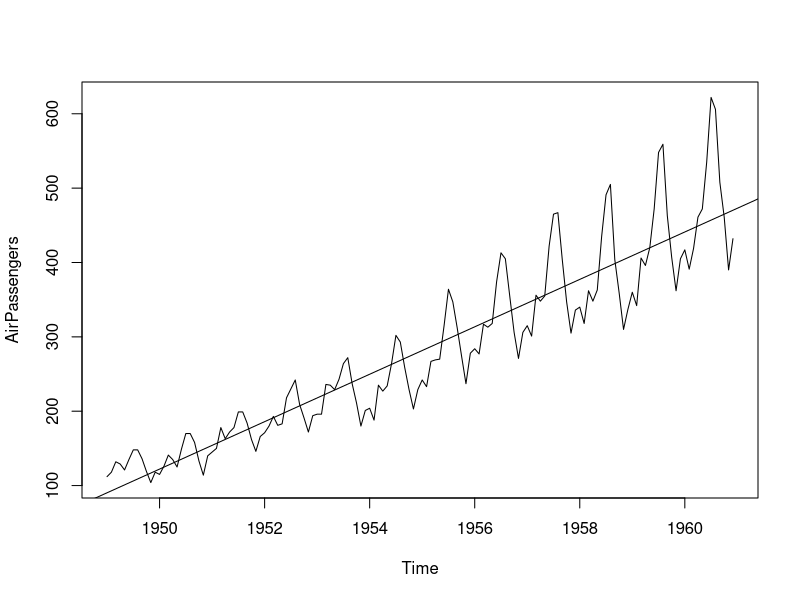
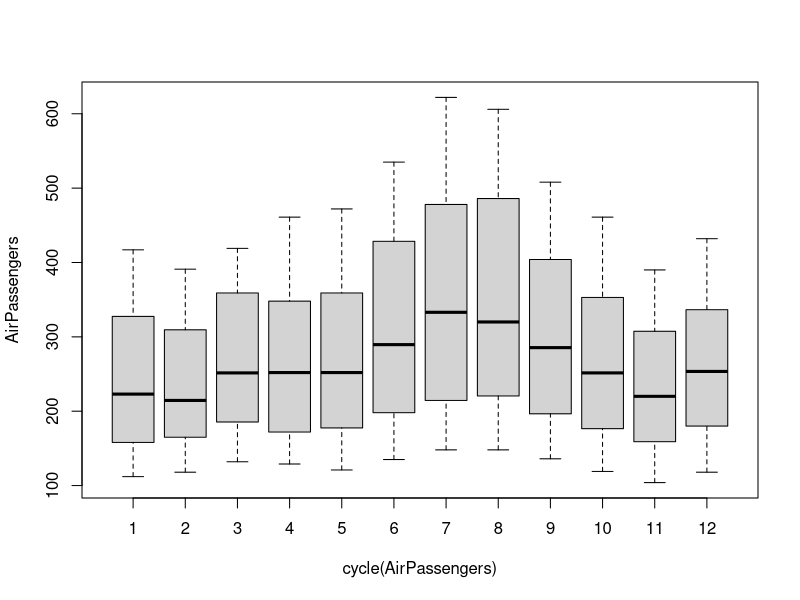
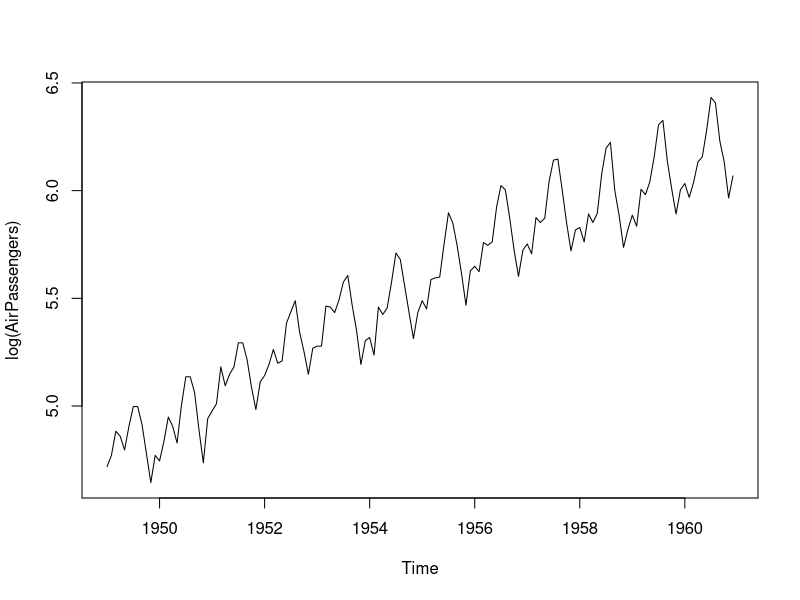
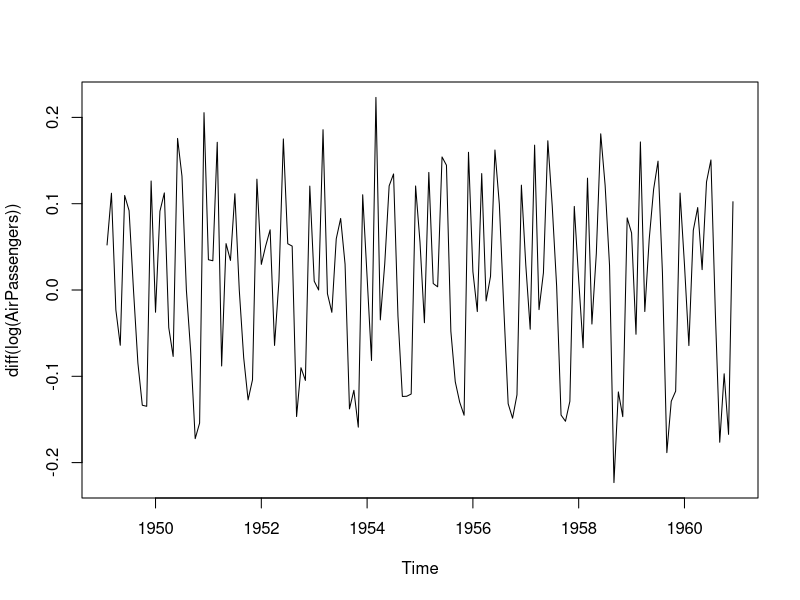
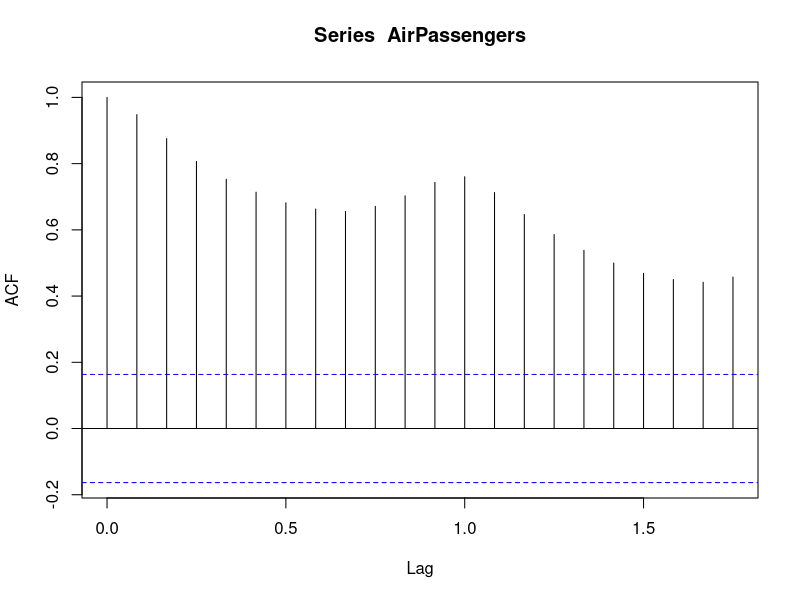
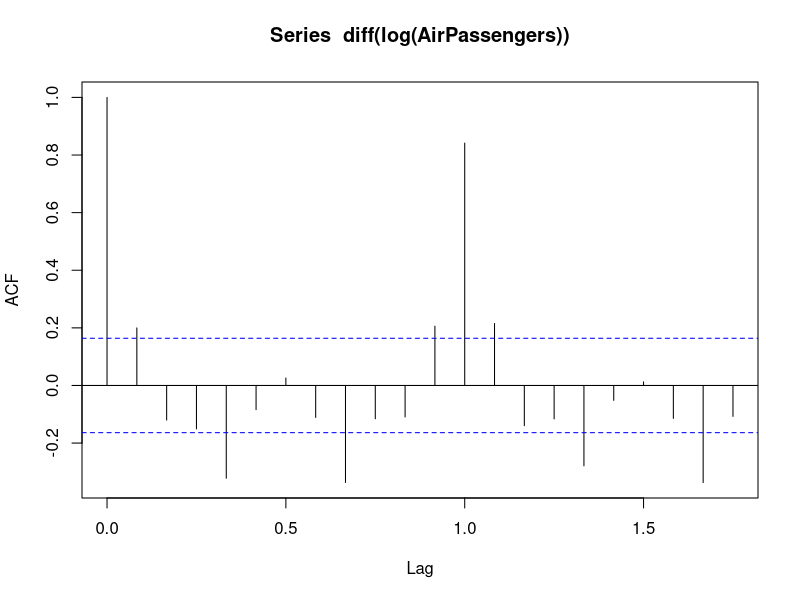
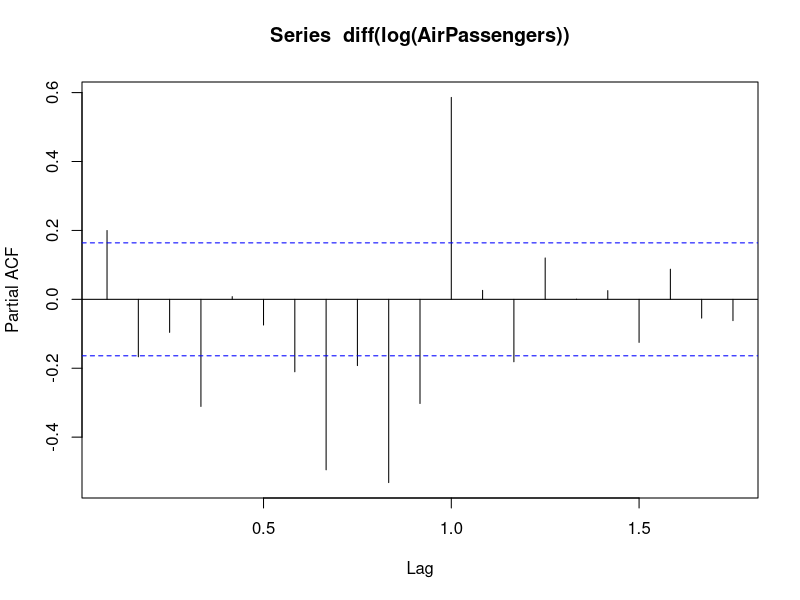
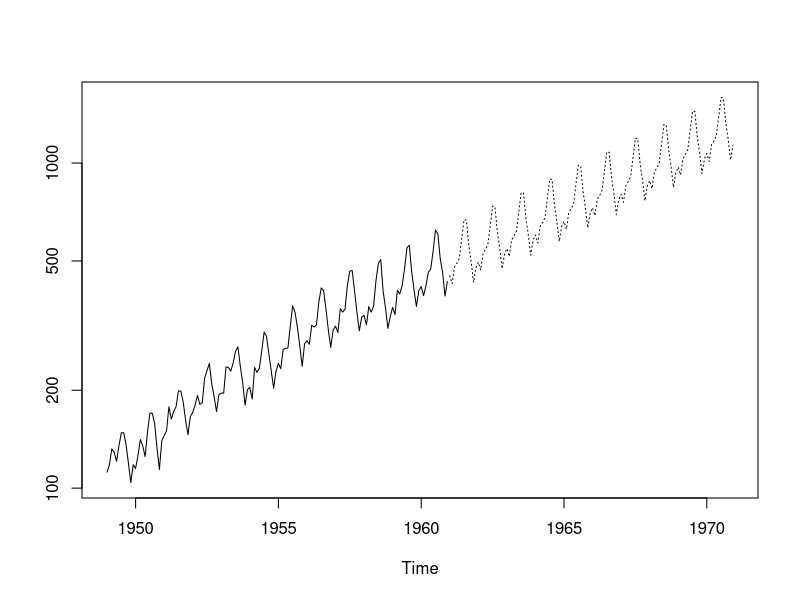

Source code (R) for these figures, in order:
## ---- chunk 1
knitr::opts_chunk$set(echo = TRUE)
## ---- chunk 2
summary(AirPassengers)
## ---- chunk 3
plot(AirPassengers)
abline(reg = lm(AirPassengers~time(AirPassengers)))
## ---- chunk 4
str(AirPassengers)
## ---- chunk 5
#Start date of timeseries
start(AirPassengers)
#End date of timeseries
end(AirPassengers)
#frequency of time i.e. 12 months
frequency(AirPassengers)

## ---- chunk 6
boxplot(AirPassengers~cycle(AirPassengers))
## ---- chunk 7
# Use log function to make the variance equal.
plot(log(AirPassengers))
plot(diff(log(AirPassengers)))
## ---- chunk 8
acf(AirPassengers)
## ---- chunk 9
# To determine q, i.e. movirage coefficient
# First line which get inverted select line. and select its previous as q.
acf(diff(log(AirPassengers)))
## ---- chunk 10
# Determine p
# Similar to q select the first line which is inverted and select its previous as p. In this case p=1
pacf(diff(log(AirPassengers)))
## ---- chunk 11
fit <- arima(log(AirPassengers), c(0,1,1), seasonal = list(order = c(0,1,1), period = 12))
pred <- predict(fit, n.ahead = 10*12)
pred1 <- 2.718 ^ pred$pred
pred1
## ---- chunk 12
ts.plot(AirPassengers,2.718^pred$pred, log = "y",lty = c(1,3))
## ---- chunk 13
datawide<-ts(AirPassengers,frequency = 12, start = c(1949,1),end = c(1959,12))
fit1 <- arima(log(datawide),c(0,1,1),seasonal = list(order=c(0,1,1), period =12))
pred_a <- predict(fit1,n.ahead= 10*12)
pred2<-2.718^pred_a$pred
data2<-head(pred2,12)
data2

# Forcasted Data
predict_1960 = round(data2)
predict_1960

# Original Data
origin_1960 = tail(AirPassengers,12)
origin_1960



